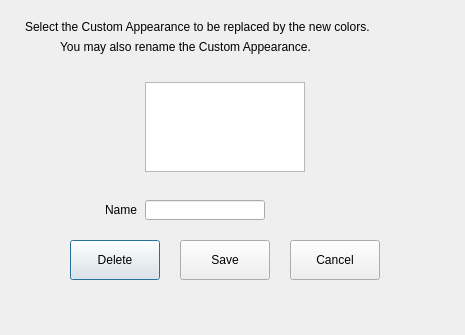
<?xml version="1.0" encoding="UTF-8"?>
<ui version="4.0">
 <class>DialogSaveCustAppearance</class>
 <widget class="QDialog" name="DialogSaveCustAppearance">
  <property name="windowModality">
   <enum>Qt::WindowModal</enum>
  </property>
  <property name="geometry">
   <rect>
    <x>0</x>
    <y>0</y>
    <width>465</width>
    <height>335</height>
   </rect>
  </property>
  <property name="windowTitle">
   <string>Save Custom Appearance</string>
  </property>
  <widget class="QLabel" name="statictext1">
   <property name="geometry">
    <rect>
     <x>25</x>
     <y>17</y>
     <width>384</width>
     <height>20</height>
    </rect>
   </property>
   <property name="text">
    <string>Select the Custom Appearance to be replaced by the new colors.</string>
   </property>
  </widget>
  <widget class="QLabel" name="statictext2">
   <property name="geometry">
    <rect>
     <x>60</x>
     <y>37</y>
     <width>350</width>
     <height>20</height>
    </rect>
   </property>
   <property name="text">
    <string>You may also rename the Custom Appearance.</string>
   </property>
  </widget>
  <widget class="QListWidget" name="List">
   <property name="geometry">
    <rect>
     <x>145</x>
     <y>82</y>
     <width>160</width>
     <height>90</height>
    </rect>
   </property>
  </widget>
  <widget class="QLineEdit" name="Name">
   <property name="geometry">
    <rect>
     <x>145</x>
     <y>200</y>
     <width>120</width>
     <height>20</height>
    </rect>
   </property>
  </widget>
  <widget class="QLabel" name="colorpreset">
   <property name="geometry">
    <rect>
     <x>105</x>
     <y>200</y>
     <width>40</width>
     <height>20</height>
    </rect>
   </property>
   <property name="text">
    <string>Name</string>
   </property>
  </widget>
  <widget class="QPushButton" name="Delete">
   <property name="geometry">
    <rect>
     <x>70</x>
     <y>240</y>
     <width>90</width>
     <height>40</height>
    </rect>
   </property>
   <property name="text">
    <string>Delete</string>
   </property>
  </widget>
  <widget class="QPushButton" name="Save">
   <property name="geometry">
    <rect>
     <x>180</x>
     <y>240</y>
     <width>90</width>
     <height>40</height>
    </rect>
   </property>
   <property name="text">
    <string>Save</string>
   </property>
  </widget>
  <widget class="QPushButton" name="Cancel">
   <property name="geometry">
    <rect>
     <x>290</x>
     <y>240</y>
     <width>90</width>
     <height>40</height>
    </rect>
   </property>
   <property name="text">
    <string>Cancel</string>
   </property>
  </widget>
 </widget>
 <resources/>
 <connections/>
</ui>
